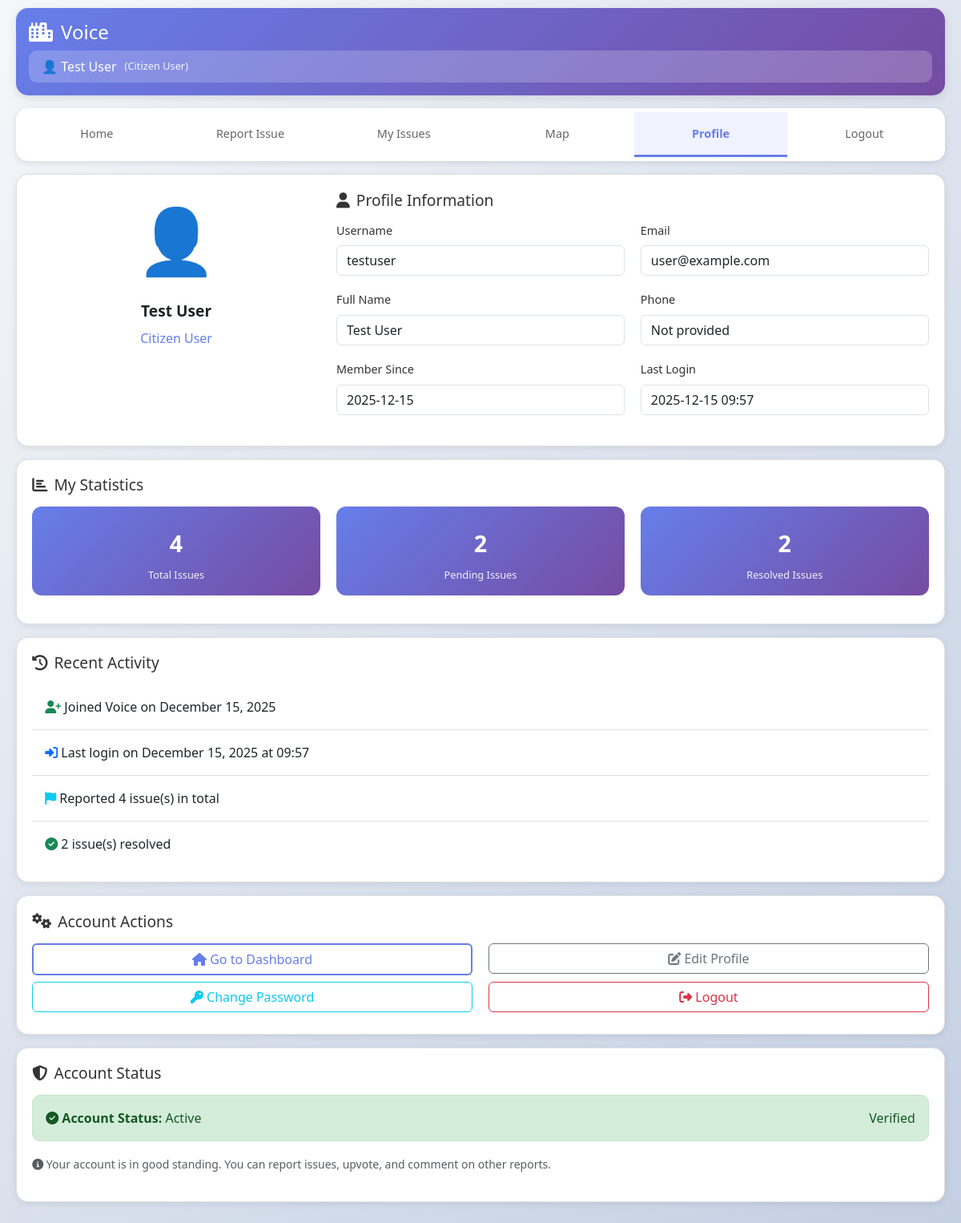
Page /profile (signed in) on the committed database.
### app.py (models this page shows)
class User(UserMixin, db.Model):
    id = db.Column(db.String(36), primary_key=True, default=lambda: str(uuid.uuid4()))
    username = db.Column(db.String(80), unique=True, nullable=False, index=True)
    email = db.Column(db.String(120), unique=True, nullable=False, index=True)
    password = db.Column(db.String(200), nullable=False)
    full_name = db.Column(db.String(100), nullable=False)
    phone = db.Column(db.String(20))
    role = db.Column(db.String(20), default='user', index=True)
    created_at = db.Column(db.DateTime, default=datetime.utcnow, index=True)
    last_login = db.Column(db.DateTime)
    is_active = db.Column(db.Boolean, default=True)
    issues = db.relationship('Issue', backref='reporter', lazy=True, cascade='all, delete-orphan')
    feedbacks = db.relationship('Feedback', backref='user', lazy=True, cascade='all, delete-orphan')
    solutions = db.relationship('Solution', backref='user', lazy=True, cascade='all, delete-orphan')
    solution_votes = db.relationship('SolutionVote', backref='user', lazy=True, cascade='all, delete-orphan')

### app.py (the view)
@app.route('/profile')
@login_required
def profile():
    user_stats = {
        'total_issues': Issue.query.filter_by(user_id=current_user.id).count(),
        'pending_issues': Issue.query.filter_by(user_id=current_user.id, status='pending').count(),
        'resolved_issues': Issue.query.filter_by(user_id=current_user.id, status='done').count(),
        'total_solutions': Solution.query.filter_by(user_id=current_user.id).count(),
        'accepted_solutions': Solution.query.filter_by(user_id=current_user.id, is_accepted=True).count(),
        'solution_upvotes': db.session.query(db.func.sum(Solution.upvotes)).filter_by(
            user_id=current_user.id).scalar() or 0
    }
    recent_solutions = Solution.query.filter_by(user_id=current_user.id) \
        .order_by(Solution.created_at.desc()) \
        .limit(5).all()
    return render_template('profile.html',
                           user_stats=user_stats,
                           recent_solutions=recent_solutions)

### app.py (called while the page is built)
@login_manager.user_loader
def load_user(user_id):
    return db.session.get(User, user_id)

@app.context_processor
def inject_now():
    return {'now': datetime.utcnow()}

@app.context_processor
def inject_config():
    return {
        'SERVICE_TYPES': app.config['SERVICE_TYPES'],
        'PRIORITY_LEVELS': app.config['PRIORITY_LEVELS'],
        'ISSUE_STATUSES': app.config['ISSUE_STATUSES'],
        'USER_ROLES': app.config['USER_ROLES'],
        'APP_NAME': app.config.get('APP_NAME', 'CivicCare')
    }

### templates/profile.html (shortened to what this page needs)
{% extends "base.html" %}
{% block content %}
<div class="mobile-header">
    <h1><i class="fas fa-city"></i> Voice</h1>
    <div class="user-info">
        <span>👤 {{ current_user.full_name }}</span>
        <span style="font-size: 0.8rem; opacity: 0.9;">({{ USER_ROLES[current_user.role] }})</span>
    </div>
</div>
<div class="mobile-tabs">
    <a href="{{ url_for('dashboard') }}" class="mobile-tab">Home</a>
    <a href="{{ url_for('report_issue') }}" class="mobile-tab">Report Issue</a>
    <a href="{{ url_for('my_issues') }}" class="mobile-tab">My Issues</a>
    <a href="{{ url_for('map_view') }}" class="mobile-tab">Map</a>
    <a href="{{ url_for('profile') }}" class="mobile-tab active">Profile</a>
    <a href="{{ url_for('logout') }}" class="mobile-tab">Logout</a>
</div>
<div class="mobile-card">
    <div class="row">
        <div class="col-md-4 text-center">
            <div style="font-size: 5rem; margin-bottom: 1rem;">
                {% if current_user.role == 'admin' %}👑{% else %}👤{% endif %}
            </div>
            <div style="font-size: 1.2rem; font-weight: bold;">
                {{ current_user.full_name }}
            </div>
            <div style="color: #667eea; margin-top: 0.5rem;">
                {{ USER_ROLES[current_user.role] }}
            </div>
        </div>
        <div class="col-md-8">
            <h3><i class="fas fa-user"></i> Profile Information</h3>
            <div class="row mt-3">
                <div class="col-md-6">
                    <div class="form-group">
                        <label class="form-label">Username</label>
                        <input type="text" class="form-control" value="{{ current_user.username }}" readonly>
                    </div>
                </div>
                <div class="col-md-6">
                    <div class="form-group">
                        <label class="form-label">Email</label>
                        <input type="text" class="form-control" value="{{ current_user.email }}" readonly>
                    </div>
                </div>
                <div class="col-md-6">
                    <div class="form-group">
                        <label class="form-label">Full Name</label>
                        <input type="text" class="form-control" value="{{ current_user.full_name }}" readonly>
                    </div>
                </div>
                <div class="col-md-6">
                    <div class="form-group">
                        <label class="form-label">Phone</label>
                        <input type="text" class="form-control"
                               value="{{ current_user.phone if current_user.phone else 'Not provided' }}" readonly>
                    </div>
                </div>
                <div class="col-md-6">
                    <div class="form-group">
                        <label class="form-label">Member Since</label>
                        <input type="text" class="form-control"
                               value="{{ current_user.created_at.strftime('%Y-%m-%d') }}" readonly>
                    </div>
                </div>
                <div class="col-md-6">
                    <div class="form-group">
                        <label class="form-label">Last Login</label>
                        <input type="text" class="form-control"
                               value="{{ current_user.last_login.strftime('%Y-%m-%d %H:%M') if current_user.last_login else 'Never' }}" readonly>
                    </div>
                </div>
            </div>
        </div>
    </div>
</div>
<div class="mobile-card">
    <h3><i class="fas fa-chart-bar"></i> My Statistics</h3>
    <div class="row mt-3">
        <div class="col-md-4 mb-3">
            <div class="admin-stat-card">
                <div class="admin-stat-value">{{ user_stats.total_issues }}</div>
                <div class="admin-stat-label">Total Issues</div>
            </div>
        </div>
        <div class="col-md-4 mb-3">
            <div class="admin-stat-card">
                <div class="admin-stat-value">{{ user_stats.pending_issues }}</div>
                <div class="admin-stat-label">Pending Issues</div>
            </div>
        </div>
        <div class="col-md-4 mb-3">
            <div class="admin-stat-card">
                <div class="admin-stat-value">{{ user_stats.resolved_issues }}</div>
                <div class="admin-stat-label">Resolved Issues</div>
            </div>
        </div>
    </div>
</div>
<div class="mobile-card">
    <h3><i class="fas fa-history"></i> Recent Activity</h3>
    <div class="mt-3">
        <ul class="list-group">
            <li class="list-group-item">
                <i class="fas fa-user-plus text-success"></i>
                Joined Voice on {{ current_user.created_at.strftime('%B %d, %Y') }}
            </li>
            {% if current_user.last_login %}
            <li class="list-group-item">
                <i class="fas fa-sign-in-alt text-primary"></i>
                Last login on {{ current_user.last_login.strftime('%B %d, %Y at %H:%M') }}
            </li>
            {% endif %}
            <li class="list-group-item">
                <i class="fas fa-flag text-info"></i>
                Reported {{ user_stats.total_issues }} issue(s) in total
            </li>
            <li class="list-group-item">
                <i class="fas fa-check-circle text-success"></i>
                {{ user_stats.resolved_issues }} issue(s) resolved
            </li>
        </ul>
    </div>
</div>
<div class="mobile-card">
    <h3><i class="fas fa-cogs"></i> Account Actions</h3>
    <div class="row mt-3">
        <div class="col-md-6 mb-2">
            <a href="{{ url_for('dashboard') }}" class="btn btn-outline-primary w-100">
                <i class="fas fa-home"></i> Go to Dashboard
            </a>
        </div>
        <div class="col-md-6 mb-2">
            <button class="btn btn-outline-secondary w-100" onclick="editProfile()">
                <i class="fas fa-edit"></i> Edit Profile
            </button>
        </div>
        <div class="col-md-6 mb-2">
            <button class="btn btn-outline-info w-100" onclick="changePassword()">
                <i class="fas fa-key"></i> Change Password
            </button>
        </div>
        <div class="col-md-6 mb-2">
            <a href="{{ url_for('logout') }}" class="btn btn-outline-danger w-100">
                <i class="fas fa-sign-out-alt"></i> Logout
            </a>
        </div>
    </div>
</div>
<div class="mobile-card">
    <h3><i class="fas fa-shield-alt"></i> Account Status</h3>
    <div class="mt-3">
        <div class="alert alert-success">
            <i class="fas fa-check-circle"></i>
            <strong>Account Status:</strong> Active
            <span class="float-end">
                 Verified
            </span>
        </div>
        <p class="text-muted">
            <small>
                <i class="fas fa-info-circle"></i>
                Your account is in good standing. You can report issues, upvote, and comment on other reports.
            </small>
        </p>
    </div>
</div>
{% endblock %}

### static/css/style.css (style rules this page uses)
* { margin: 0; padding: 0; box-sizing: border-box; }
body { background: linear-gradient(135deg, #f5f7fa 0%, #c3cfe2 100%); font-family: 'Segoe UI', 'Roboto', 'Arial', sans-serif; min-height: 100vh; padding: 10px; }
.mobile-header { background: linear-gradient(135deg, #667eea 0%, #764ba2 100%); color: white; padding: 1rem; border-radius: 15px; margin-bottom: 1rem; box-shadow: 0 4px 12px rgba(0, 0, 0, 0.1); }
.mobile-header h1 { color: white; font-size: 1.5rem; display: flex; align-items: center; gap: 10px; margin: 0; }
.user-info { display: flex; align-items: center; gap: 10px; background: rgba(255, 255, 255, 0.2); padding: 0.5rem 1rem; border-radius: 10px; margin-top: 0.5rem; }
.mobile-tabs { display: flex; overflow-x: auto; background: white; border-radius: 15px; margin-bottom: 1rem; box-shadow: 0 2px 8px rgba(0, 0, 0, 0.1); -webkit-overflow-scrolling: touch; padding: 5px; }
.mobile-tab { flex: 1; text-align: center; padding: 1rem 0.5rem; font-weight: 500; color: #666; border-bottom: 3px solid transparent; white-space: nowrap; min-width: 120px; font-size: 0.9rem; text-decoration: none; transition: all 0.3s; }
.mobile-tab.active { color: #667eea; border-bottom: 3px solid #667eea; font-weight: 600; background-color: #f0f2ff; }
.mobile-card { background: white; border-radius: 15px; padding: 1.2rem; margin-bottom: 1rem; box-shadow: 0 2px 8px rgba(0, 0, 0, 0.08); border: 1px solid #e0e0e0; }
.mobile-card h3 { color: #333; font-size: 1.2rem; margin-bottom: 0.5rem; display: flex; align-items: center; gap: 8px; }
.form-group { margin-bottom: 1.2rem; }
.form-label { font-weight: 500; margin-bottom: 0.5rem; color: #333; display: block; font-size: 0.9rem; }
.btn-outline-primary { border: 2px solid #667eea; color: #667eea; background: transparent; }
.admin-stat-card { background: linear-gradient(135deg, #667eea 0%, #764ba2 100%); color: white; padding: 1rem; border-radius: 12px; text-align: center; }
.admin-stat-value { font-size: 1.8rem; font-weight: bold; margin: 0.5rem 0; }
.admin-stat-label { font-size: 0.8rem; opacity: 0.9; }
.alert { padding: 1rem; border-radius: 10px; margin-bottom: 1rem; border: 1px solid transparent; }
.alert-success { background: #D4EDDA; color: #155724; border-color: #C3E6CB; }
.text-center { text-align: center; }
.mt-3 { margin-top: 1rem; }
.mb-2 { margin-bottom: 0.5rem; }
.mb-3 { margin-bottom: 1rem; }
.w-100 { width: 100%; }
.row { display: flex; flex-wrap: wrap; margin-right: -10px; margin-left: -10px; }
.row > * { padding-right: 10px; padding-left: 10px; }
@media (min-width: 768px) { .col-md-4 { flex: 0 0 33.33%; max-width: 33.33%; } }
@media (min-width: 768px) { .col-md-6 { flex: 0 0 50%; max-width: 50%; } }
@media (min-width: 768px) { .col-md-8 { flex: 0 0 66.66%; max-width: 66.66%; } }
.list-group { border-radius: 10px; overflow: hidden; }
.list-group-item { border: none; border-bottom: 1px solid #e0e0e0; padding: 1rem; }
.list-group-item:last-child { border-bottom: none; }

### rows in the picture
User: full_name "Test User", role "Citizen User", username "testuser", email "user@example.com", phone "Not provided", created_at "2025-12-15", last_login "2025-12-15 09:57", created_at "December 15, 2025", last_login "December 15, 2025 at 09:57"

### other values in the picture
{{ user_stats.total_issues }} "4"
{{ user_stats.pending_issues }} "2"
{{ user_stats.resolved_issues }} "2"
